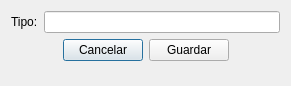
<?xml version="1.0" encoding="UTF-8"?>
<ui version="4.0">
 <class>NewTypeDialog</class>
 <widget class="QDialog" name="NewTypeDialog">
  <property name="geometry">
   <rect>
    <x>0</x>
    <y>0</y>
    <width>291</width>
    <height>86</height>
   </rect>
  </property>
  <property name="windowTitle">
   <string>Dialog</string>
  </property>
  <layout class="QVBoxLayout" name="verticalLayout">
   <item>
    <layout class="QHBoxLayout" name="horizontalLayout">
     <item>
      <widget class="QLabel" name="typeLabel">
       <property name="text">
        <string>Tipo:</string>
       </property>
      </widget>
     </item>
     <item>
      <widget class="QLineEdit" name="typeLineEdit">
       <property name="alignment">
        <set>Qt::AlignmentFlag::AlignCenter</set>
       </property>
      </widget>
     </item>
    </layout>
   </item>
   <item>
    <layout class="QHBoxLayout" name="horizontalLayout_2">
     <item>
      <spacer name="horizontalSpacer_2">
       <property name="orientation">
        <enum>Qt::Orientation::Horizontal</enum>
       </property>
       <property name="sizeHint" stdset="0">
        <size>
         <width>40</width>
         <height>20</height>
        </size>
       </property>
      </spacer>
     </item>
     <item>
      <widget class="QPushButton" name="cancelButton">
       <property name="text">
        <string>Cancelar</string>
       </property>
      </widget>
     </item>
     <item>
      <widget class="QPushButton" name="saveButton">
       <property name="text">
        <string>Guardar</string>
       </property>
      </widget>
     </item>
     <item>
      <spacer name="horizontalSpacer">
       <property name="orientation">
        <enum>Qt::Orientation::Horizontal</enum>
       </property>
       <property name="sizeHint" stdset="0">
        <size>
         <width>40</width>
         <height>20</height>
        </size>
       </property>
      </spacer>
     </item>
    </layout>
   </item>
   <item>
    <spacer name="verticalSpacer">
     <property name="orientation">
      <enum>Qt::Orientation::Vertical</enum>
     </property>
     <property name="sizeHint" stdset="0">
      <size>
       <width>20</width>
       <height>40</height>
      </size>
     </property>
    </spacer>
   </item>
  </layout>
 </widget>
 <resources/>
 <connections/>
</ui>
